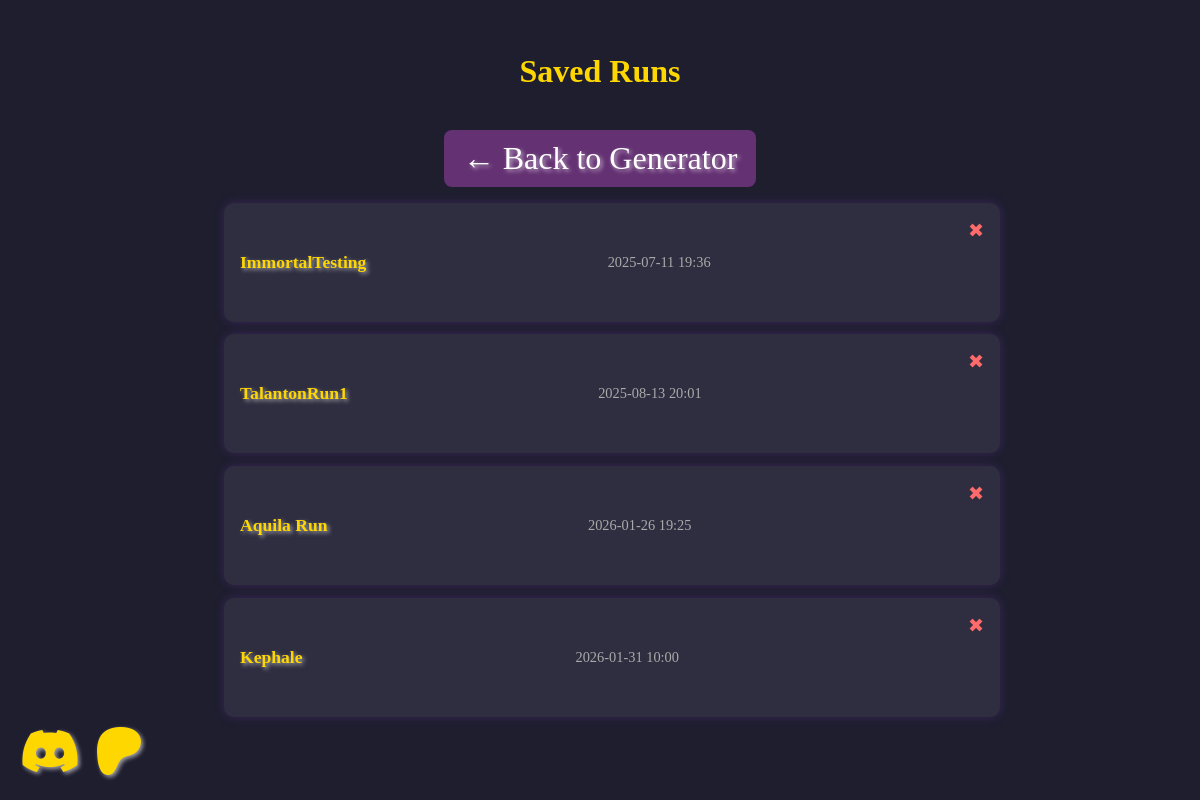
/runs, run on the app's committed database.
### models.py (models this page shows, shortened)
class Run(db.Model):
    id = db.Column(db.Integer, primary_key=True)
    title_run = db.Column(db.String(100), unique=True, nullable=False)  # Name should be more descriptive
    created_at = db.Column(db.DateTime, default=func.now(), nullable=False)  # Use func.now() for timestamp
    data = db.Column(db.Text, nullable=False)  # Stores the run as JSON

### app.py (the view)
@app.route("/runs")
def list_runs():
    runs = Run.query.all()
    return render_template("runs.html", runs=runs)

### templates/runs.html (shortened to what this page needs)
<!DOCTYPE html>
<html lang="en">
<head>
    <link rel="stylesheet" href="{{ url_for('static', filename='style.css') }}">
    <link rel="stylesheet" href="https://cdnjs.cloudflare.com/ajax/libs/font-awesome/6.5.0/css/all.min.css">
</head>
<body>
    <h1>Saved Runs</h1>
    <a href="{{ url_for('home') }}" class="back-button">← Back to Generator</a>
    <ul class="run-list">
        {% for run in runs %}
        <li>
            <a href="{{ url_for('view_run', run_id=run.id) }}">{{ run.title_run }}</a>
            <span class="timestamp">{{ run.created_at.strftime('%Y-%m-%d %H:%M') }}</span>
            <form action="{{ url_for('delete_run', run_id=run.id) }}" method="POST" class="delete-form"
                onsubmit="return confirm('Are you sure you want to delete this Run?');">
                <button type="submit" class="delete-button" title="Delete Run">✖</button>
            </form>
        </li>
        {% else %}
        <li class="empty">No runs saved yet.</li>
        {% endfor %}
    </ul>
    <div class="social-icons">
        <a href="https://discord.gg/CmNqX7Mrtp" target="_blank" rel="noopener noreferrer">
            <i class="fa-brands fa-discord"></i>
        </a>
        <a href="https://www.patreon.com/c/TheMortalTrials" target="_blank" rel="noopener noreferrer">
            <i class="fa-brands fa-patreon"></i>
        </a>
    </div>
</body>
</html>

### static/style.css (style rules this page uses)
body { background: #1e1e2f; color: #f4f4f4; font-family: 'Georgia', serif; padding: 2rem; max-width: 800px; margin: auto; text-align: center; }
a { color: #ffd700; text-decoration: none; font-size: 2rem; text-shadow: 2px 2px 4px rgba(255, 255, 255, 0.6); transition: color 0.3s ease, text-shadow 0.3s ease; }
.social-icons { position: fixed; bottom: 20px; left: 20px; display: flex; gap: 15px; z-index: 1000; }
.social-icons a { font-size: 3rem; }
button { background: #643173; border: none; color: #fff; padding: 0.7rem 1.2rem; font-size: 1.1rem; border-radius: 8px; cursor: pointer; margin-bottom: 2rem; }
form { margin-bottom: 2rem; }
ul { list-style: square; margin-left: 1.5rem; }
h1 { font-size: 2rem; margin-bottom: 1.5rem; color: #ffd700; }
.run-list { padding: 0; list-style: none; margin-bottom: 2rem; }
.run-list li { background: #2e2e40; margin: 0.8rem 0; padding: 1rem; border-radius: 10px; box-shadow: 0 0 10px rgba(100, 50, 150, 0.4); display: flex; justify-content: space-between; align-items: center; transition: transform 0.2s; }
.run-list a { color: #ffd700; text-decoration: none; font-weight: bold; font-size: 1.1rem; }
.run-list .timestamp { color: #aaa; font-size: 0.9rem; }
.back-button { display: inline-block; margin-top: 1rem; text-decoration: none; color: #fff; background: #643173; padding: 0.6rem 1.2rem; border-radius: 8px; transition: background 0.3s ease; }
.delete-form { display: inline; margin-left: 1rem; }
.delete-button { background: transparent; border: none; color: #ff6b6b; font-size: 1.2rem; cursor: pointer; padding: 0; transition: color 0.2s ease; }

### data on the page
Run: title_run "ImmortalTesting", created_at "2025-07-11 19:36"
Run: title_run "TalantonRun1", created_at "2025-08-13 20:01"
Run: title_run "Aquila Run", created_at "2026-01-26 19:25"
Run: title_run "Kephale", created_at "2026-01-31 10:00"
